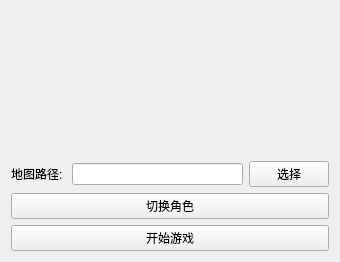
<?xml version="1.0" encoding="UTF-8"?>
<ui version="4.0">
 <class>StartWidget</class>
 <widget class="QWidget" name="StartWidget">
  <property name="geometry">
   <rect>
    <x>0</x>
    <y>0</y>
    <width>340</width>
    <height>237</height>
   </rect>
  </property>
  <property name="windowTitle">
   <string>StartWidget</string>
  </property>
  <layout class="QGridLayout" name="gridLayout">
   <item row="4" column="0">
    <widget class="QPushButton" name="pb_startGame">
     <property name="text">
      <string>开始游戏</string>
     </property>
    </widget>
   </item>
   <item row="2" column="0">
    <layout class="QHBoxLayout" name="horizontalLayout">
     <item>
      <widget class="QLabel" name="label">
       <property name="text">
        <string>地图路径: </string>
       </property>
      </widget>
     </item>
     <item>
      <widget class="QLineEdit" name="lineEdit"/>
     </item>
     <item>
      <widget class="QPushButton" name="pb_choose">
       <property name="text">
        <string>选择</string>
       </property>
      </widget>
     </item>
    </layout>
   </item>
   <item row="0" column="0">
    <spacer name="verticalSpacer">
     <property name="orientation">
      <enum>Qt::Vertical</enum>
     </property>
     <property name="sizeType">
      <enum>QSizePolicy::MinimumExpanding</enum>
     </property>
     <property name="sizeHint" stdset="0">
      <size>
       <width>20</width>
       <height>150</height>
      </size>
     </property>
    </spacer>
   </item>
   <item row="3" column="0">
    <widget class="QPushButton" name="pb_switchRole">
     <property name="text">
      <string>切换角色</string>
     </property>
    </widget>
   </item>
  </layout>
 </widget>
 <resources/>
 <connections/>
</ui>
